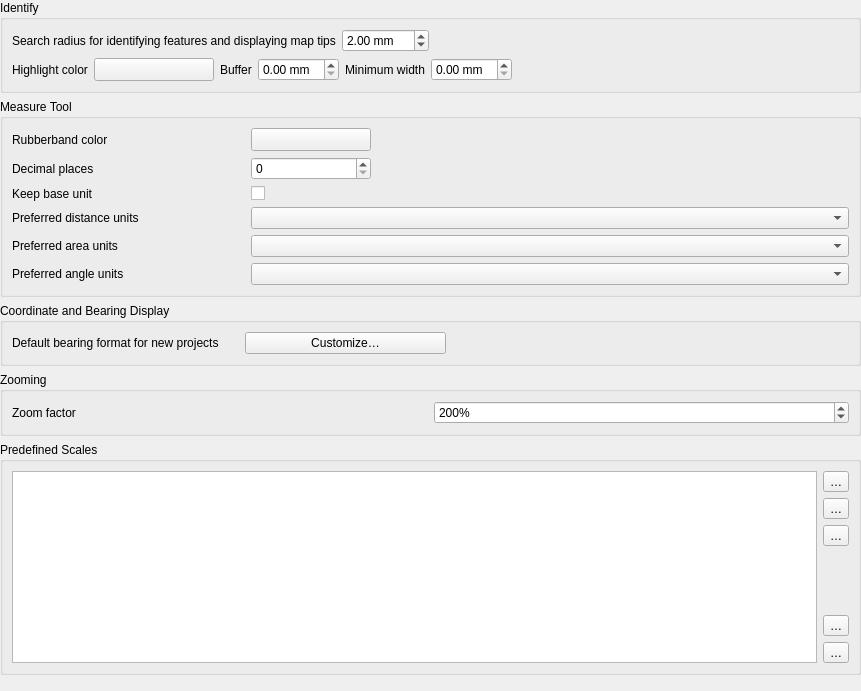
             <widget class="QWidget" name="mOptionsScrollAreaContents_05">
              <property name="geometry">
               <rect>
                <x>0</x>
                <y>0</y>
                <width>861</width>
                <height>691</height>
               </rect>
              </property>
              <layout class="QVBoxLayout" name="verticalLayout_30">
               <property name="leftMargin">
                <number>0</number>
               </property>
               <property name="topMargin">
                <number>0</number>
               </property>
               <property name="rightMargin">
                <number>0</number>
               </property>
               <property name="bottomMargin">
                <number>0</number>
               </property>
               <item>
                <widget class="QgsCollapsibleGroupBox" name="mIdentifyGroupBox">
                 <property name="title">
                  <string>Identify</string>
                 </property>
                 <layout class="QVBoxLayout" name="verticalLayout_37">
                  <item>
                   <layout class="QHBoxLayout" name="mIdentifyRadiusHorizontalLayout">
                    <item>
                     <widget class="QLabel" name="textLabel1_3">
                      <property name="text">
                       <string>Search radius for identifying features and displaying map tips</string>
                      </property>
                     </widget>
                    </item>
                    <item>
                     <widget class="QgsDoubleSpinBox" name="spinBoxIdentifyValue">
                      <property name="suffix">
                       <string> mm</string>
                      </property>
                      <property name="maximum">
                       <double>100.000000000000000</double>
                      </property>
                      <property name="singleStep">
                       <double>1.000000000000000</double>
                      </property>
                      <property name="value">
                       <double>2.000000000000000</double>
                      </property>
                     </widget>
                    </item>
                    <item>
                     <spacer name="horizontalSpacer_44">
                      <property name="orientation">
                       <enum>Qt::Horizontal</enum>
                      </property>
                      <property name="sizeHint" stdset="0">
                       <size>
                        <width>40</width>
                        <height>20</height>
                       </size>
                      </property>
                     </spacer>
                    </item>
                   </layout>
                  </item>
                  <item>
                   <layout class="QHBoxLayout" name="mIdentifyHighlightHorizontalLayout">
                    <item>
                     <widget class="QLabel" name="mIdentifyHighlighColorLabel">
                      <property name="text">
                       <string>Highlight color</string>
                      </property>
                     </widget>
                    </item>
                    <item>
                     <widget class="QgsColorButton" name="mIdentifyHighlightColorButton">
                      <property name="sizePolicy">
                       <sizepolicy hsizetype="Fixed" vsizetype="Fixed">
                        <horstretch>0</horstretch>
                        <verstretch>0</verstretch>
                       </sizepolicy>
                      </property>
                      <property name="minimumSize">
                       <size>
                        <width>120</width>
                        <height>0</height>
                       </size>
                      </property>
                      <property name="maximumSize">
                       <size>
                        <width>120</width>
                        <height>16777215</height>
                       </size>
                      </property>
                      <property name="toolTip">
                       <string>&lt;html&gt;&lt;head/&gt;&lt;body&gt;&lt;p&gt;The color used to highlight identified feature. The alpha channel is only used for polygons fill, lines and outlines are fully opaque.&lt;/p&gt;&lt;/body&gt;&lt;/html&gt;</string>
                      </property>
                      <property name="text">
                       <string/>
                      </property>
                     </widget>
                    </item>
                    <item>
                     <widget class="QLabel" name="mIdentifyHighlightBufferLabel">
                      <property name="toolTip">
                       <string/>
                      </property>
                      <property name="text">
                       <string>Buffer</string>
                      </property>
                     </widget>
                    </item>
                    <item>
                     <widget class="QgsDoubleSpinBox" name="mIdentifyHighlightBufferSpinBox">
                      <property name="toolTip">
                       <string>Lines / outlines buffer in millimeters.</string>
                      </property>
                      <property name="suffix">
                       <string> mm</string>
                      </property>
                     </widget>
                    </item>
                    <item>
                     <widget class="QLabel" name="mIdentifyHighlightMinWidthLabel">
                      <property name="toolTip">
                       <string/>
                      </property>
                      <property name="text">
                       <string>Minimum width</string>
                      </property>
                     </widget>
                    </item>
                    <item>
                     <widget class="QgsDoubleSpinBox" name="mIdentifyHighlightMinWidthSpinBox">
                      <property name="toolTip">
                       <string>Minimum line / stroke width in millimeters.</string>
                      </property>
                      <property name="suffix">
                       <string> mm</string>
                      </property>
                     </widget>
                    </item>
                    <item>
                     <spacer name="horizontalSpacer_45">
                      <property name="orientation">
                       <enum>Qt::Horizontal</enum>
                      </property>
                      <property name="sizeHint" stdset="0">
                       <size>
                        <width>40</width>
                        <height>20</height>
                       </size>
                      </property>
                     </spacer>
                    </item>
                   </layout>
                  </item>
                 </layout>
                </widget>
               </item>
               <item>
                <widget class="QgsCollapsibleGroupBox" name="groupBox_6">
                 <property name="title">
                  <string>Measure Tool</string>
                 </property>
                 <layout class="QGridLayout" name="gridLayout_21">
                  <item row="3" column="0">
                   <widget class="QLabel" name="textLabel1_11">
                    <property name="text">
                     <string>Preferred distance units</string>
                    </property>
                   </widget>
                  </item>
                  <item row="4" column="1" colspan="3">
                   <widget class="QComboBox" name="mAreaUnitsComboBox"/>
                  </item>
                  <item row="3" column="1" colspan="3">
                   <widget class="QComboBox" name="mDistanceUnitsComboBox"/>
                  </item>
                  <item row="2" column="0">
                   <widget class="QLabel" name="label_13">
                    <property name="toolTip">
                     <string>If unchecked large numbers will be converted from m. to km. and from ft. to miles</string>
                    </property>
                    <property name="text">
                     <string>Keep base unit</string>
                    </property>
                   </widget>
                  </item>
                  <item row="1" column="1">
                   <widget class="QgsSpinBox" name="mDecimalPlacesSpinBox"/>
                  </item>
                  <item row="1" column="0">
                   <widget class="QLabel" name="label_12">
                    <property name="text">
                     <string>Decimal places</string>
                    </property>
                   </widget>
                  </item>
                  <item row="0" column="0">
                   <widget class="QLabel" name="textLabel1_10">
                    <property name="text">
                     <string>Rubberband color</string>
                    </property>
                   </widget>
                  </item>
                  <item row="0" column="2" colspan="2">
                   <spacer>
                    <property name="orientation">
                     <enum>Qt::Horizontal</enum>
                    </property>
                    <property name="sizeHint" stdset="0">
                     <size>
                      <width>191</width>
                      <height>20</height>
                     </size>
                    </property>
                   </spacer>
                  </item>
                  <item row="4" column="0">
                   <widget class="QLabel" name="textLabel1_14">
                    <property name="text">
                     <string>Preferred area units</string>
                    </property>
                   </widget>
                  </item>
                  <item row="2" column="1">
                   <widget class="QCheckBox" name="mKeepBaseUnitCheckBox">
                    <property name="text">
                     <string/>
                    </property>
                   </widget>
                  </item>
                  <item row="5" column="0">
                   <widget class="QLabel" name="mAngleUnitsLabel">
                    <property name="text">
                     <string>Preferred angle units</string>
                    </property>
                   </widget>
                  </item>
                  <item row="5" column="1" colspan="3">
                   <widget class="QComboBox" name="mAngleUnitsComboBox"/>
                  </item>
                  <item row="0" column="1">
                   <widget class="QgsColorButton" name="pbnMeasureColor">
                    <property name="sizePolicy">
                     <sizepolicy hsizetype="Fixed" vsizetype="Fixed">
                      <horstretch>0</horstretch>
                      <verstretch>0</verstretch>
                     </sizepolicy>
                    </property>
                    <property name="minimumSize">
                     <size>
                      <width>120</width>
                      <height>0</height>
                     </size>
                    </property>
                    <property name="maximumSize">
                     <size>
                      <width>120</width>
                      <height>16777215</height>
                     </size>
                    </property>
                    <property name="text">
                     <string/>
                    </property>
                   </widget>
                  </item>
                 </layout>
                </widget>
               </item>
               <item>
                <widget class="QgsCollapsibleGroupBox" name="mCoordinateDisplayGroup">
                 <property name="sizePolicy">
                  <sizepolicy hsizetype="Preferred" vsizetype="Maximum">
                   <horstretch>0</horstretch>
                   <verstretch>0</verstretch>
                  </sizepolicy>
                 </property>
                 <property name="title">
                  <string>Coordinate and Bearing Display</string>
                 </property>
                 <property name="syncGroup" stdset="0">
                  <string notr="true">projgeneral</string>
                 </property>
                 <layout class="QGridLayout" name="gridLayout_30" columnstretch="0,0,3,6">
                  <item row="0" column="3">
                   <spacer name="horizontalSpacer_10">
                    <property name="orientation">
                     <enum>Qt::Horizontal</enum>
                    </property>
                    <property name="sizeHint" stdset="0">
                     <size>
                      <width>40</width>
                      <height>20</height>
                     </size>
                    </property>
                   </spacer>
                  </item>
                  <item row="0" column="0">
                   <widget class="QLabel" name="label_69">
                    <property name="text">
                     <string>Default bearing format for new projects</string>
                    </property>
                   </widget>
                  </item>
                  <item row="0" column="2">
                   <widget class="QPushButton" name="mCustomizeBearingFormatButton">
                    <property name="text">
                     <string>Customize…</string>
                    </property>
                   </widget>
                  </item>
                  <item row="0" column="1">
                   <spacer name="horizontalSpacer_11">
                    <property name="orientation">
                     <enum>Qt::Horizontal</enum>
                    </property>
                    <property name="sizeType">
                     <enum>QSizePolicy::Maximum</enum>
                    </property>
                    <property name="sizeHint" stdset="0">
                     <size>
                      <width>20</width>
                      <height>20</height>
                     </size>
                    </property>
                   </spacer>
                  </item>
                 </layout>
                </widget>
               </item>
               <item>
                <widget class="QgsCollapsibleGroupBox" name="groupBox_10">
                 <property name="title">
                  <string>Zooming</string>
                 </property>
                 <layout class="QGridLayout" name="_8">
                  <item row="0" column="0">
                   <widget class="QLabel" name="label_3">
                    <property name="text">
                     <string>Zoom factor</string>
                    </property>
                   </widget>
                  </item>
                  <item row="0" column="1">
                   <widget class="QgsSpinBox" name="spinZoomFactor">
                    <property name="toolTip">
                     <string>Specifies the change in zoom level with each move of the mouse wheel.
The bigger the number, the faster zooming with the mouse wheel will be.</string>
                    </property>
                    <property name="suffix">
                     <string>%</string>
                    </property>
                    <property name="minimum">
                     <number>100</number>
                    </property>
                    <property name="maximum">
                     <number>999999999</number>
                    </property>
                    <property name="singleStep">
                     <number>100</number>
                    </property>
                    <property name="value">
                     <number>200</number>
                    </property>
                    <property name="showClearButton" stdset="0">
                     <bool>true</bool>
                    </property>
                   </widget>
                  </item>
                 </layout>
                </widget>
               </item>
               <item>
                <widget class="QgsCollapsibleGroupBox" name="groupBox_15">
                 <property name="title">
                  <string>Predefined Scales</string>
                 </property>
                 <layout class="QGridLayout" name="gridLayout_26">
                  <item row="0" column="0">
                   <widget class="QListWidget" name="mListGlobalScales"/>
                  </item>
                  <item row="0" column="1">
                   <layout class="QVBoxLayout" name="verticalLayout_13">
                    <item>
                     <widget class="QToolButton" name="pbnAddScale">
                      <property name="toolTip">
                       <string>Add predefined scale</string>
                      </property>
                      <property name="text">
                       <string>…</string>
                      </property>
                      <property name="icon">
                       <iconset resource="../../images/images.qrc">
                        <normaloff>:/images/themes/default/symbologyAdd.svg</normaloff>:/images/themes/default/symbologyAdd.svg</iconset>
                      </property>
                     </widget>
                    </item>
                    <item>
                     <widget class="QToolButton" name="pbnRemoveScale">
                      <property name="toolTip">
                       <string>Remove selected scale</string>
                      </property>
                      <property name="text">
                       <string>…</string>
                      </property>
                      <property name="icon">
                       <iconset resource="../../images/images.qrc">
                        <normaloff>:/images/themes/default/symbologyRemove.svg</normaloff>:/images/themes/default/symbologyRemove.svg</iconset>
                      </property>
                     </widget>
                    </item>
                    <item>
                     <widget class="QToolButton" name="pbnDefaultScaleValues">
                      <property name="toolTip">
                       <string>Reset to default scales</string>
                      </property>
                      <property name="text">
                       <string>…</string>
                      </property>
                      <property name="icon">
                       <iconset resource="../../images/images.qrc">
                        <normaloff>:/images/themes/default/mActionUndo.svg</normaloff>:/images/themes/default/mActionUndo.svg</iconset>
                      </property>
                     </widget>
                    </item>
                    <item>
                     <spacer name="verticalSpacer_7">
                      <property name="orientation">
                       <enum>Qt::Vertical</enum>
                      </property>
                      <property name="sizeHint" stdset="0">
                       <size>
                        <width>20</width>
                        <height>40</height>
                       </size>
                      </property>
                     </spacer>
                    </item>
                    <item>
                     <widget class="QToolButton" name="pbnImportScales">
                      <property name="toolTip">
                       <string>Import from file</string>
                      </property>
                      <property name="text">
                       <string>…</string>
                      </property>
                      <property name="icon">
                       <iconset resource="../../images/images.qrc">
                        <normaloff>:/images/themes/default/mActionFileOpen.svg</normaloff>:/images/themes/default/mActionFileOpen.svg</iconset>
                      </property>
                     </widget>
                    </item>
                    <item>
                     <widget class="QToolButton" name="pbnExportScales">
                      <property name="toolTip">
                       <string>Export to file</string>
                      </property>
                      <property name="text">
                       <string>…</string>
                      </property>
                      <property name="icon">
                       <iconset resource="../../images/images.qrc">
                        <normaloff>:/images/themes/default/mActionFileSave.svg</normaloff>:/images/themes/default/mActionFileSave.svg</iconset>
                      </property>
                     </widget>
                    </item>
                   </layout>
                  </item>
                 </layout>
                </widget>
               </item>
               <item>
                <spacer name="verticalSpacer_3">
                 <property name="orientation">
                  <enum>Qt::Vertical</enum>
                 </property>
                 <property name="sizeHint" stdset="0">
                  <size>
                   <width>20</width>
                   <height>0</height>
                  </size>
                 </property>
                </spacer>
               </item>
              </layout>
             </widget>
